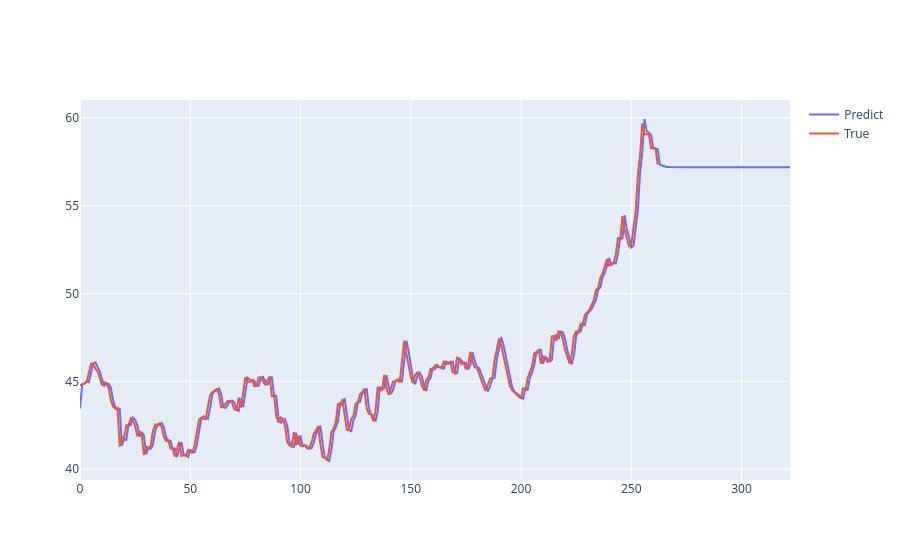

The notebook cell saved with this chart:
### Code cell
new_history = []
new_predictions = []
new_date = []
for i in range(60):
    model = ARIMA(history + new_history, order=(3,1,0))
    model_fit = model.fit()
    output = model_fit.forecast()
    yhat = output[0]
    new_predictions.append(yhat)
    new_history.append(yhat)

fig = go.Figure(data=[
    go.Scatter(x = list(range(len(history))), y = predictions + new_predictions, name = 'Predict'),
    go.Scatter(x = list(range(len(history))), y = test, name = 'True'),
])
fig.show()

### Figure 1 — Plotly figure (JSON) as saved in the notebook; plotly's stock layout.template omitted (floating-point values rounded to 4 significant figures; data arrays with more than 128 entries replaced by an {"elided": "..."} marker saying what was removed)
{"data": [{"name": "Predict", "type": "scatter", "x": {"elided": "773 int values"}, "y": {"elided": "323 float values"}}, {"name": "True", "type": "scatter", "x": {"elided": "773 int values"}, "y": {"elided": "263 float values"}}], "layout": {}}
